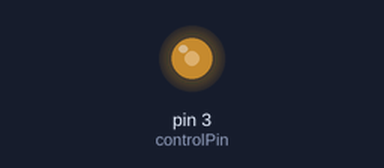
Simulated run of this sketch. Board: Arduino Uno, built with avr-gcc and run on an emulated ATmega328P. Parts: output pins drawn as LEDs (lit = HIGH).

Above: at 0.1 s.
Timing chart, 0 to 1.6 s (numbered marks = the images above):
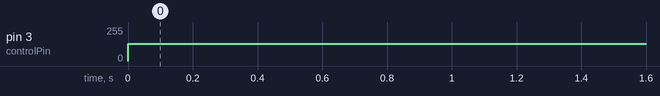

Measured:
- by itself, pin 3 (controlPin): 0/255 → 128/255 at 0.00 s

The sketch:

smart_fun.ino
```cpp
#define controlPin 3
#define out1 7
#define out2 8

//L298N 模块不适合用PWM控制电机转速。改用mos管模块尝试
//mos管也不能解决，需要加一个（组）滤波电容。

void setPwmFrequency(int pin, int divisor) {
  byte mode;
  if (pin == 5 || pin == 6 || pin == 9 || pin == 10) {
    switch (divisor) {
      case 1: mode = 0x01; break;
      case 8: mode = 0x02; break;
      case 64: mode = 0x03; break;
      case 256: mode = 0x04; break;
      case 1024: mode = 0x05; break;
      default: return;
    }
    if (pin == 5 || pin == 6) {
      TCCR0B = TCCR0B & 0b11111000 | mode;
    } else {
      TCCR1B = TCCR1B & 0b11111000 | mode;
    }
  } else if (pin == 3 || pin == 11) {
    switch (divisor) {
      case 1: mode = 0x01; break;
      case 8: mode = 0x02; break;
      case 32: mode = 0x03; break;
      case 64: mode = 0x04; break;
      case 128: mode = 0x05; break;
      case 256: mode = 0x06; break;
      case 1024: mode = 0x07; break;
      default: return;
    }
    TCCR2B = TCCR2B & 0b11111000 | mode;
  }
}

void setup() {
  // put your setup code here, to run once:

  Serial.begin (9600);
  pinMode(controlPin, OUTPUT);
  //pinMode(out1, OUTPUT);
  //pinMode(out2, OUTPUT);
  //setPwmFrequency(controlPin, 8);
}

void loop() {
  // put your main code here, to run repeatedly:

  //digitalWrite(out1, HIGH);
  //digitalWrite(out2, LOW);
  analogWrite(controlPin, 128);

  //  for(int rate = 1; rate <= 10; ++rate)
  //  {
  //    analogWrite(controlPin, rate * 25.5);
  //  //Serial.write("192");
  //  delay((10 - rate - 1) * 1000);
  //  }

  //digitalWrite(out1, LOW);
  //digitalWrite(out2, LOW);

}
```
